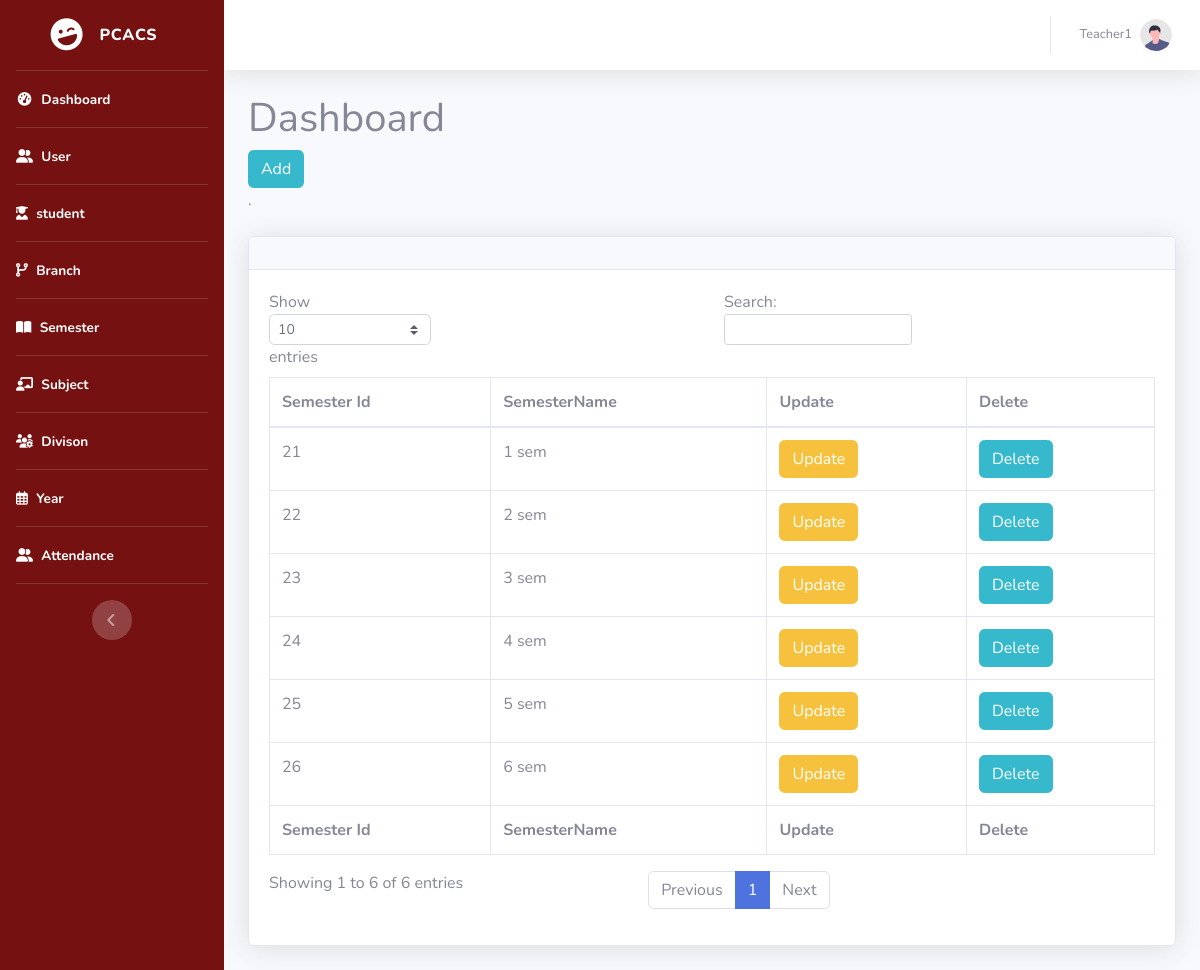
The page /Admin/semester.php (signed in) on the database its author committed.
### tables this page shows
CREATE TABLE `semester` (
  `sem_id` int(11) DEFAULT NULL,
  `semester_name` varchar(50) NOT NULL
);

### Admin/semester.php (the view, shortened to what this page needs)
<?php
require("../config/config.php");
?>
<!DOCTYPE html>
<html lang="en">
<head>
    <link href="vendor/fontawesome-free/css/all.min.css" rel="stylesheet" type="text/css">
    <link href="css/sb-admin-2.min.css" rel="stylesheet">
</head>
<body id="page-top">
    <div id="wrapper">
        <?php include("sidebar.php");?>
        <div id="content-wrapper" class="d-flex flex-column">
            <div id="content">
                <?php include("navbar.php");?>
                <div class="container-fluid">
                    <h1>Dashboard</h1>
                    <a href="semester_add.php" class="btn btn-info">Add</a>
                    <p class="mb-4"> <a target="_blank" href="https://datatables.net"></a>.</p>
                    <?php
                   $query="select * from semester";
                   $result=mysqli_query($con,$query);
               ?>
                    <div class="card shadow mb-4">
                        <div class="card-header py-3">
                        </div>
                        <div class="card-body">
                            <div class="table-responsive">
                                <table class="table table-bordered" id="dataTable" width="100%" cellspacing="0">
                                    <thead>
                                        <tr>
                                            <th>Semester  Id</th>
                                            <th>SemesterName</th>
                                            <th>Update</th>
                                            <th>Delete</th>
                                        </tr>
                                    </thead>
                                    <tfoot>
                                        <tr>
                                            <th>Semester  Id</th>
                                            <th>SemesterName</th>
                                            <th>Update</th>
                                            <th>Delete</th>
                                        </tr>
                                    </tfoot>
                                    <tbody>
                                        <?php
                    while($row=$result->fetch_assoc()){
                    ?>
                                        <tr>
                                            <td><?php echo $row['sem_id']?></td>
                                            <td><?php echo $row['semester_name']?></td>
                                            <td><a href="semester_update.php?semid=<?php echo $row['sem_id']?>"
                                                    class="btn btn-warning">Update</a></td>
                                            <td><a href="semester_delete.php?semid=<?php echo $row['sem_id']?>"
                                                    class="btn btn-info">Delete</a></td>
                                        </tr>
                                        <?php
                    }
                    ?>
                                    </tbody>
                                </table>
                            </div>
                        </div>
                    </div>
                </div>
            </div>
        </div>
    </div>
</body>
</html>

### rows shown on the page
semester: sem "21", semester_name "1 sem"
semester: sem "22", semester_name "2 sem"
semester: sem "23", semester_name "3 sem"
semester: sem "24", semester_name "4 sem"
semester: sem "25", semester_name "5 sem"
semester: sem "26", semester_name "6 sem"

### other values the page prints
$_SESSION['uname'] "Teacher1"
